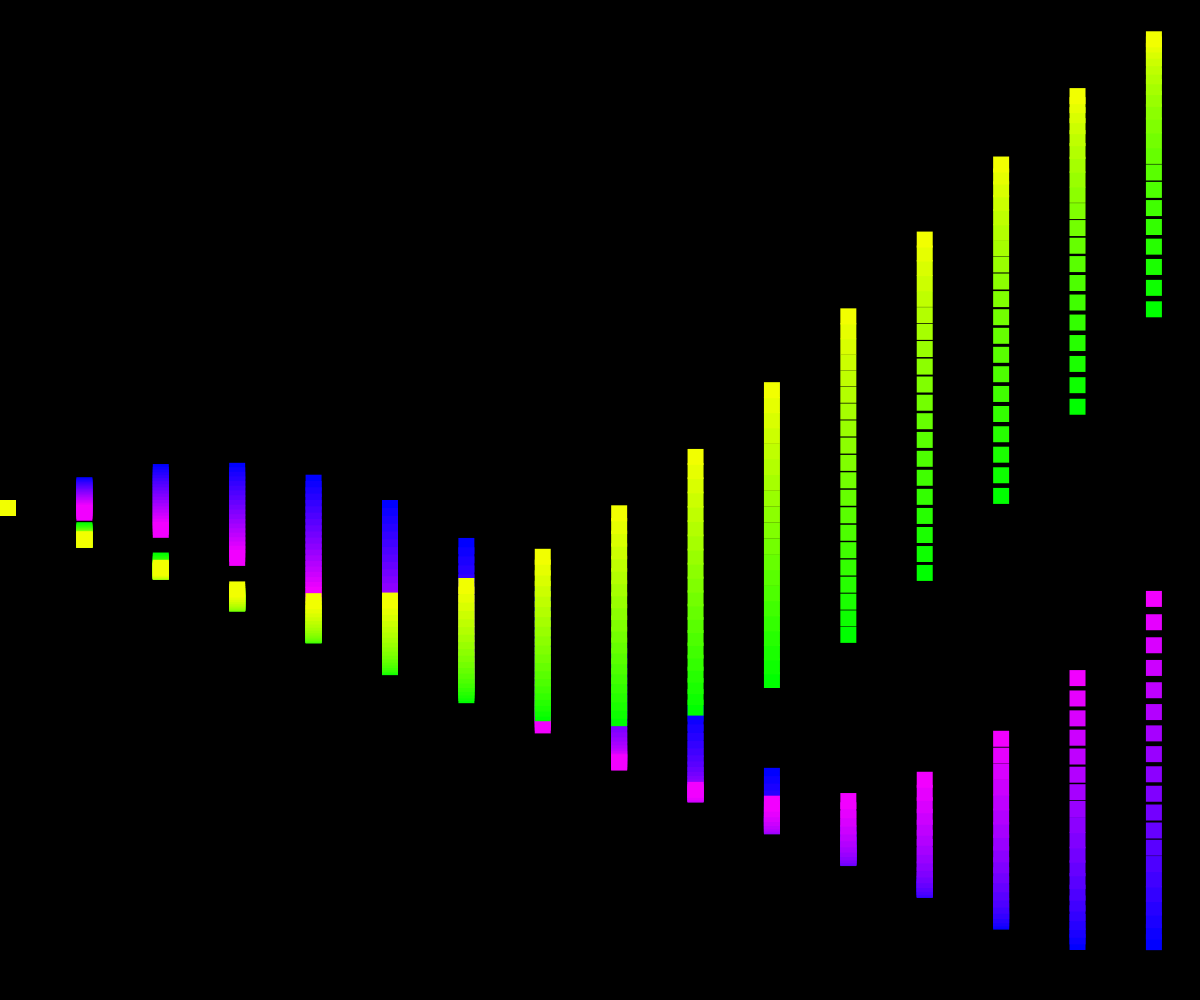
Frame 1 (no input)
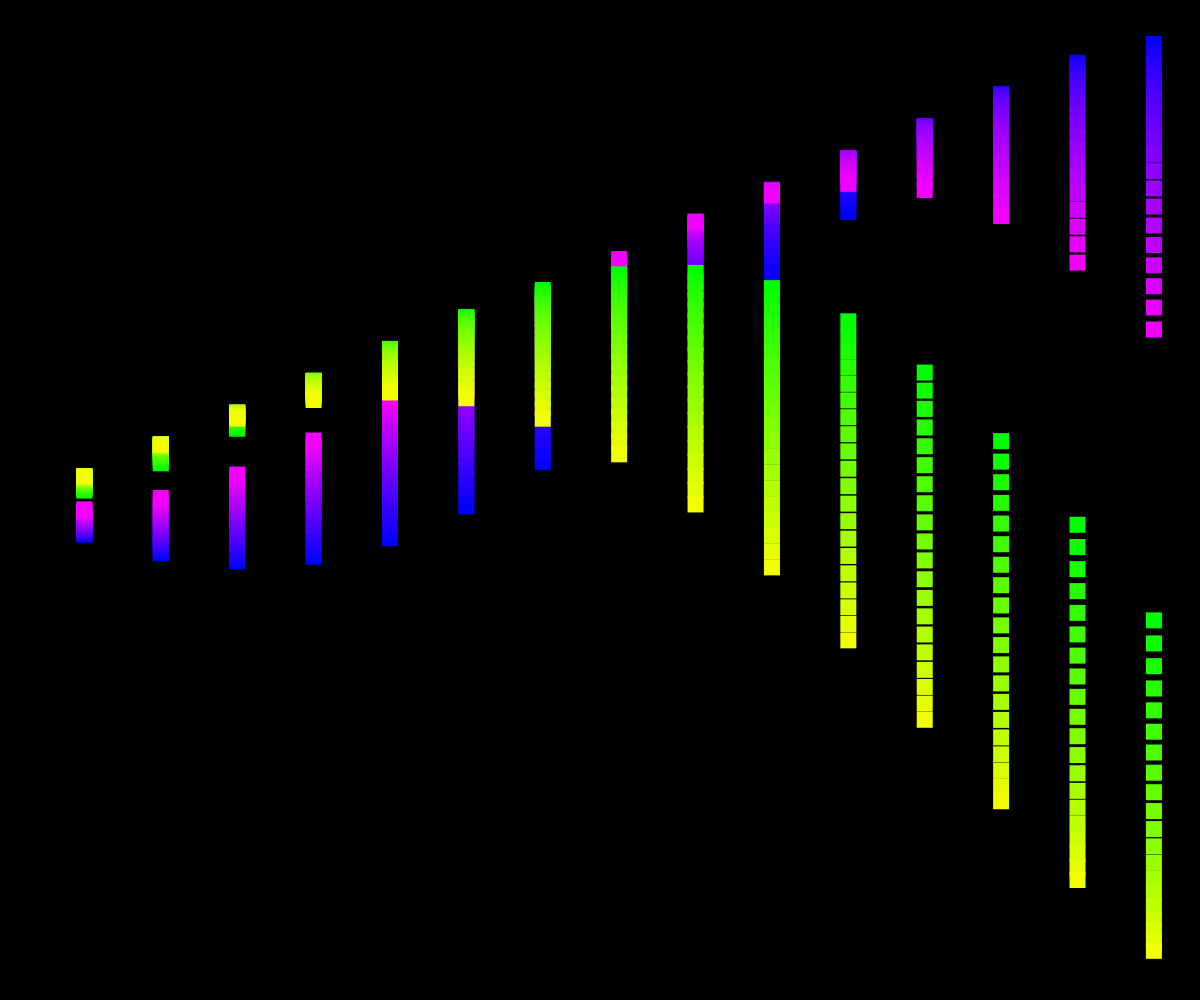
Frame 60 (no input)
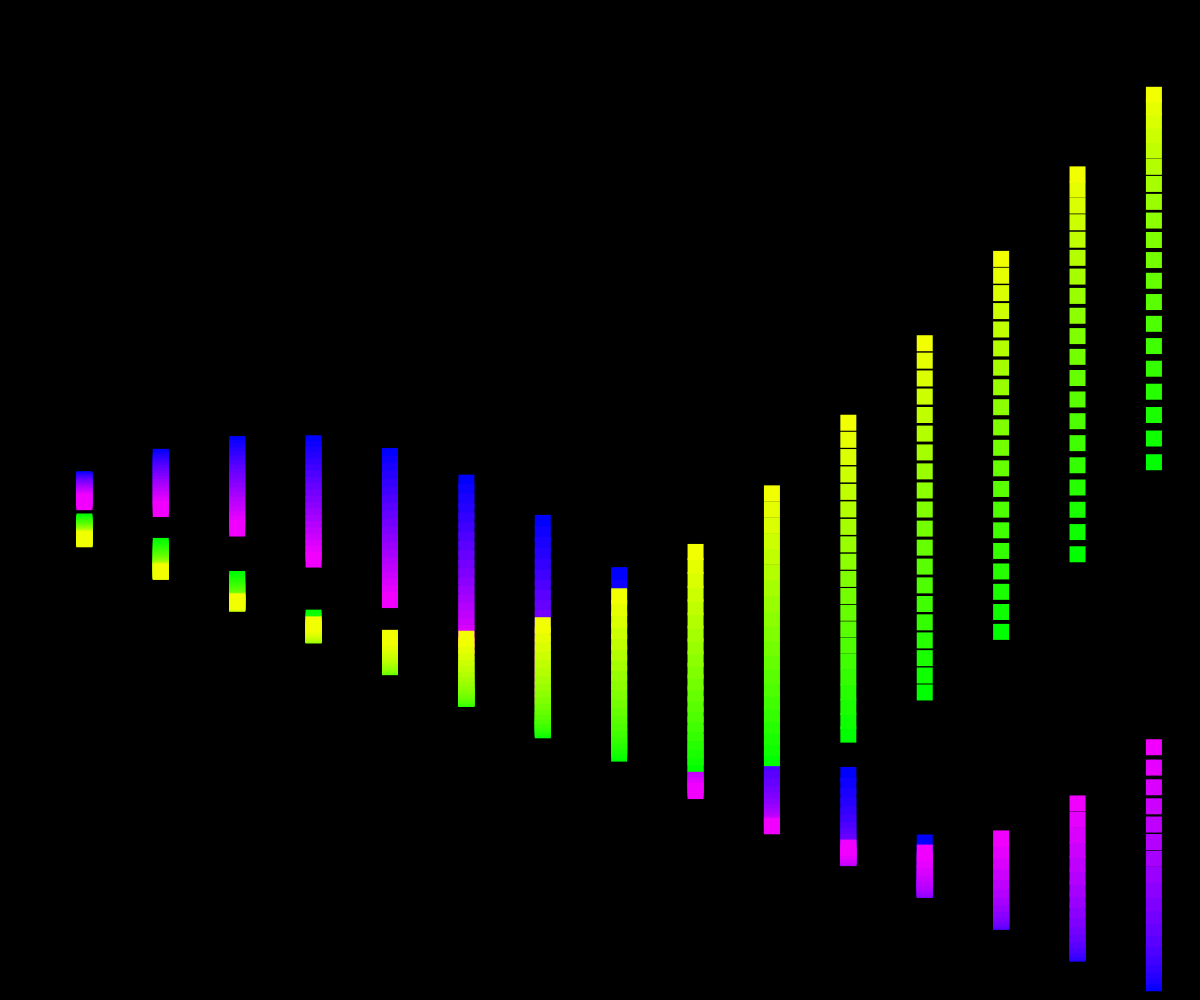
Frame 120 (the mouse pressed at the canvas centre since frame 60)

The p5.js sketch that drew these frames (run headless with seeded random() and noise() and a simulated clock; from frame 60 on, the mouse is pressed at the canvas centre):

// p5.js sketch
// ── sketch.js
let x = 0;
let y = 0;
let theta = 0;
let increment = 0.05; // the amount to increment the offset each frame//
let offset = 0; // the amount offset from beginning of wave//
let amplitude;
let frequency;
let maxAngle;
function setup() {
    amplitude = windowHeight / 10;
    frequency = windowWidth / 0.5;
    maxAngle = (windowWidth / frequency) * TWO_PI;
    createCanvas(windowWidth, windowHeight);


}
function draw() {
    background(0);
    noStroke();
    let length = 20;

    while (theta < maxAngle + offset) {
        // amplitude = sin(theta - offset)* (windowHeight/2);
        amplitude = ((theta-offset)/maxAngle)* (windowHeight/2)
        for (i = length; i > 0; i--) {
            y = sin(theta - (i * 0.05)) * amplitude;
            fill(255 - (255/length * i), 0, 255 );
            // ellipse(x, y + height / 2, 16);
            square(x,height/2 + y,16);
        }
        for (i = length; i > 0; i--) {
            y = cos(theta - (i * 0.05)) * amplitude;
            fill(255 - (255/length * i), 255, 0 );
            // ellipse(x, y + height / 2, 16);
            square(x,height/2 + y,16);
        }
        theta += 0.2;
        x = ((theta - offset) / maxAngle) * windowWidth;
       
    }
    offset += increment;
    theta = offset;

}
